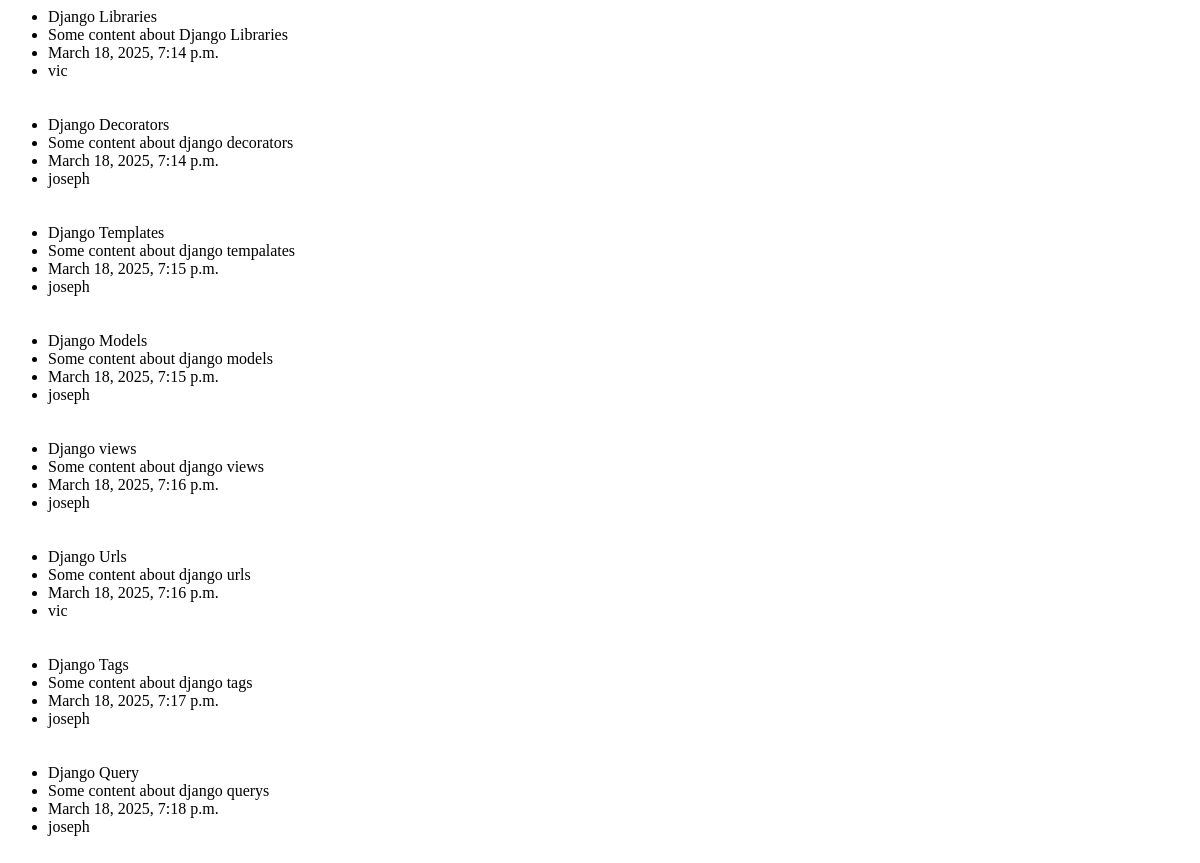
/posts/, run on an earlier commit of the app's database.
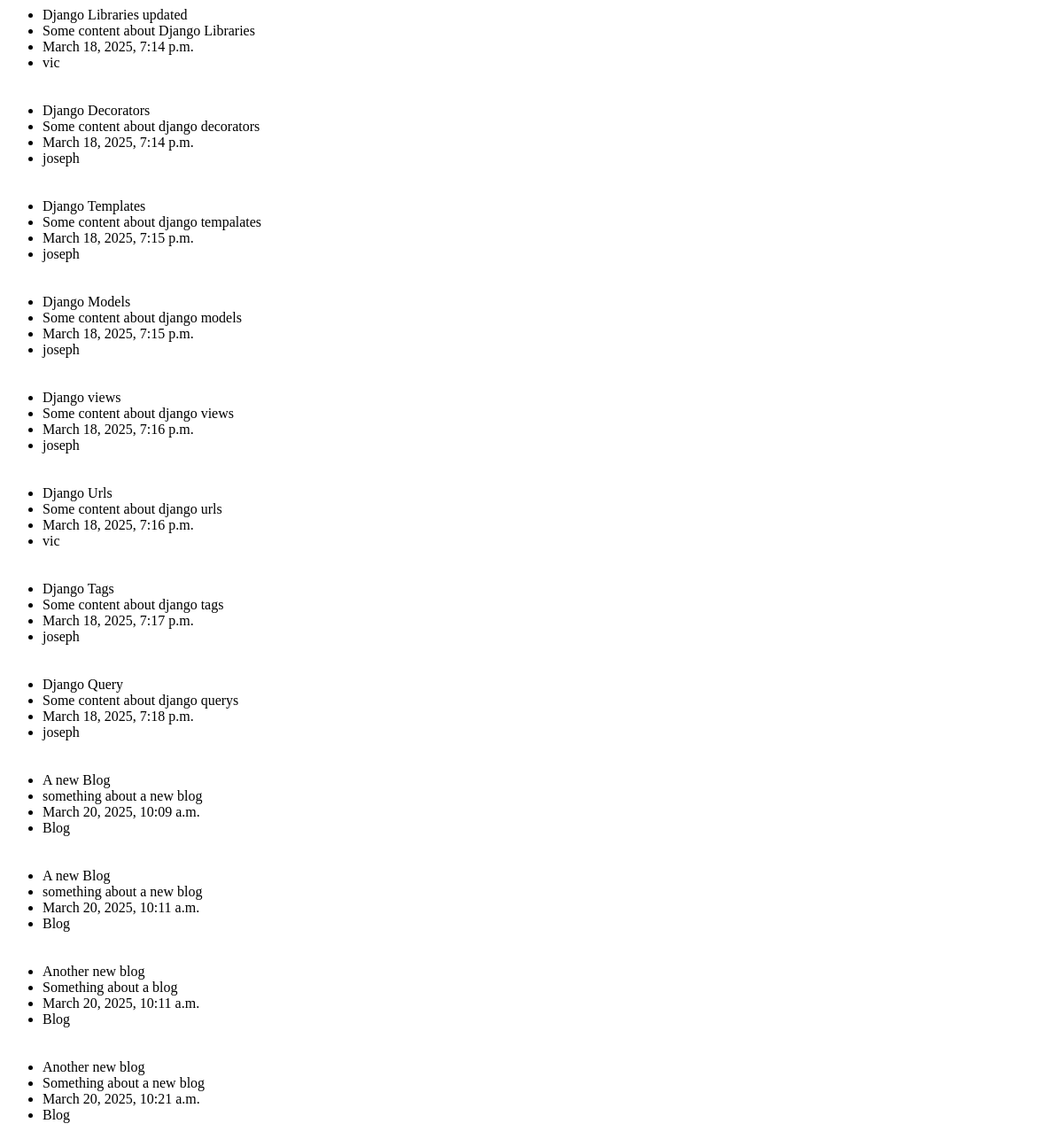
And on a later commit of the database.
### blog/models.py (models this page shows, shortened)
class post(models.Model):
    title = models.CharField(max_length=200)
    content = models.TextField()
    published_date = models.DateTimeField(auto_now_add=True)
    author = models.ForeignKey(User,on_delete=models.CASCADE)
    tags = TaggableManager()

### blog/views.py (the view)
# urls.py: path('posts/',views.Display_blog.as_view(), name= "Display_blog"),
class Display_blog(ListView):
    model = post
    template_name = "blog/post_list.html"
    context_object_name = "blogs"

### blog/templates/blog/post_list.html
<ul>
   {% for blog  in blogs %}
   <li>{{blog.title}}</li>
   <li>{{blog.content}}</li>
   <li>{{blog.published_date}}</li>
   <li>{{blog.author}}</li><br><br>
   {% endfor %}
</ul>

What changed in the data, as far as the page shows it:
changed post "Some content about Django Libraries": title "Django Libraries" → "Django Libraries updated"
added post: title "A new Blog", content "something about a new blog", published_date "March 20, 2025, 10:09 a.m.", author "Blog"
added post: title "A new Blog", content "something about a new blog", published_date "March 20, 2025, 10:11 a.m.", author "Blog"
added post: title "Another new blog", content "Something about a blog", published_date "March 20, 2025, 10:11 a.m.", author "Blog"
added post: title "Another new blog", content "Something about a new blog", published_date "March 20, 2025, 10:21 a.m.", author "Blog"
